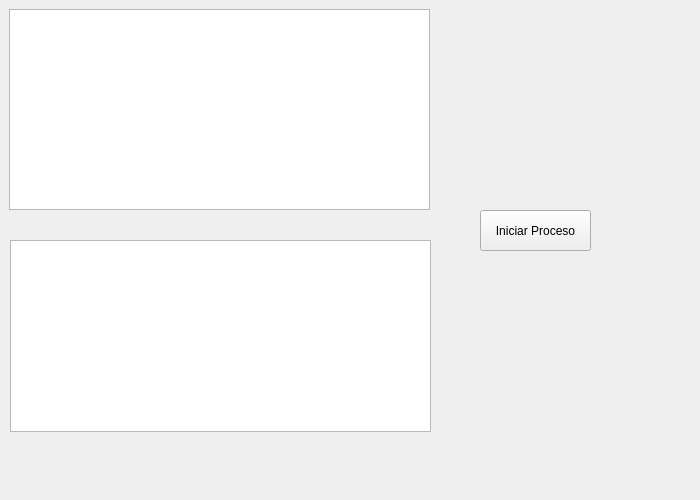
<?xml version="1.0" encoding="UTF-8"?>
<ui version="4.0">
 <class>MainWindow</class>
 <widget class="QMainWindow" name="MainWindow">
  <property name="geometry">
   <rect>
    <x>0</x>
    <y>0</y>
    <width>700</width>
    <height>500</height>
   </rect>
  </property>
  <property name="windowTitle">
   <string>Actividad 2</string>
  </property>
  <widget class="QWidget" name="centralwidget">
   <widget class="QTextEdit" name="textEdit">
    <property name="geometry">
     <rect>
      <x>9</x>
      <y>9</y>
      <width>421</width>
      <height>201</height>
     </rect>
    </property>
   </widget>
   <widget class="QPushButton" name="pushButton">
    <property name="geometry">
     <rect>
      <x>480</x>
      <y>210</y>
      <width>111</width>
      <height>41</height>
     </rect>
    </property>
    <property name="text">
     <string>Iniciar Proceso</string>
    </property>
   </widget>
   <widget class="QTableWidget" name="tableWidget">
    <property name="geometry">
     <rect>
      <x>10</x>
      <y>240</y>
      <width>421</width>
      <height>192</height>
     </rect>
    </property>
   </widget>
  </widget>
 </widget>
 <resources/>
 <connections/>
</ui>
